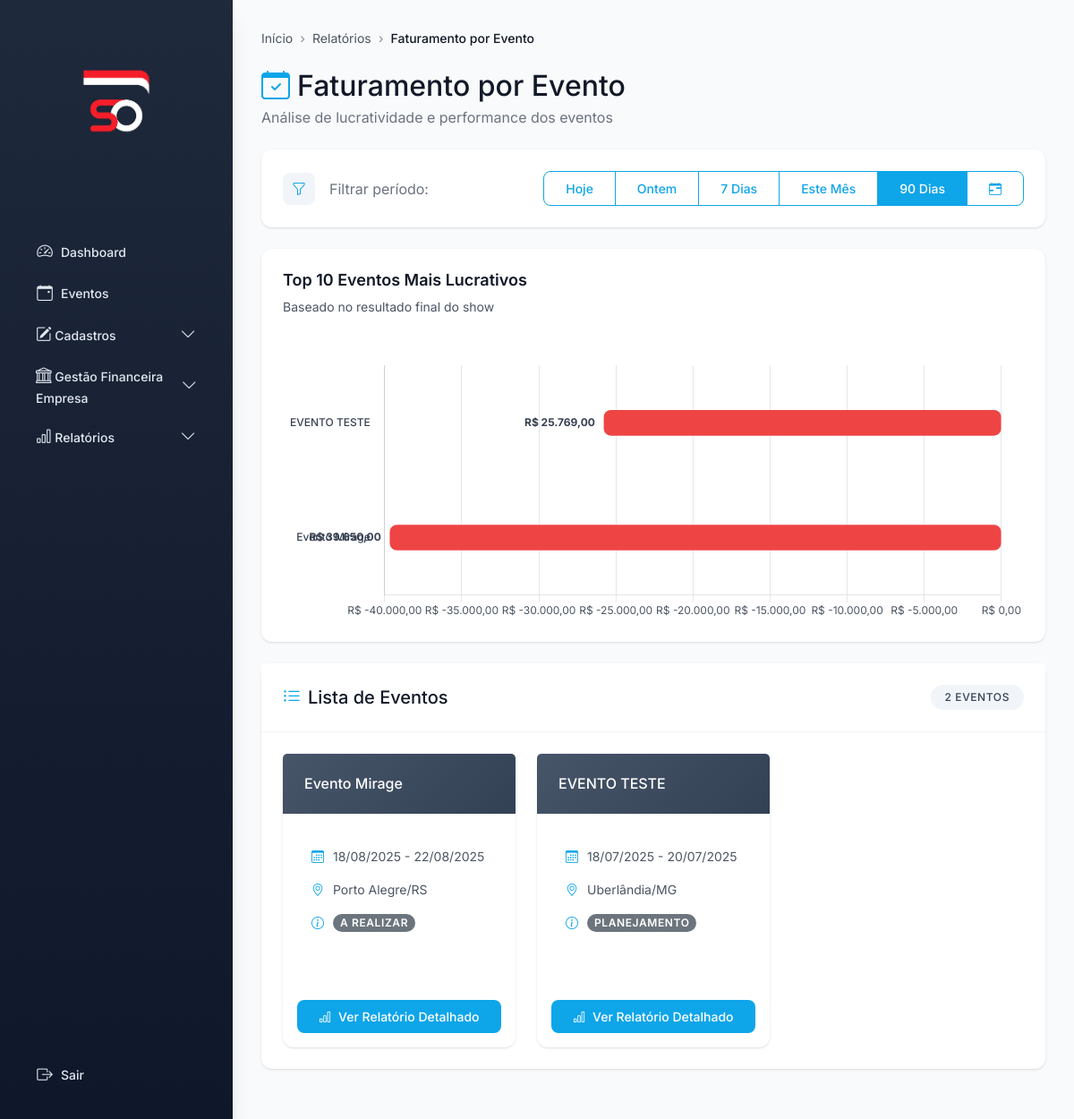
The page /relatorios/faturamento-evento (signed in) on the database as committed earlier.
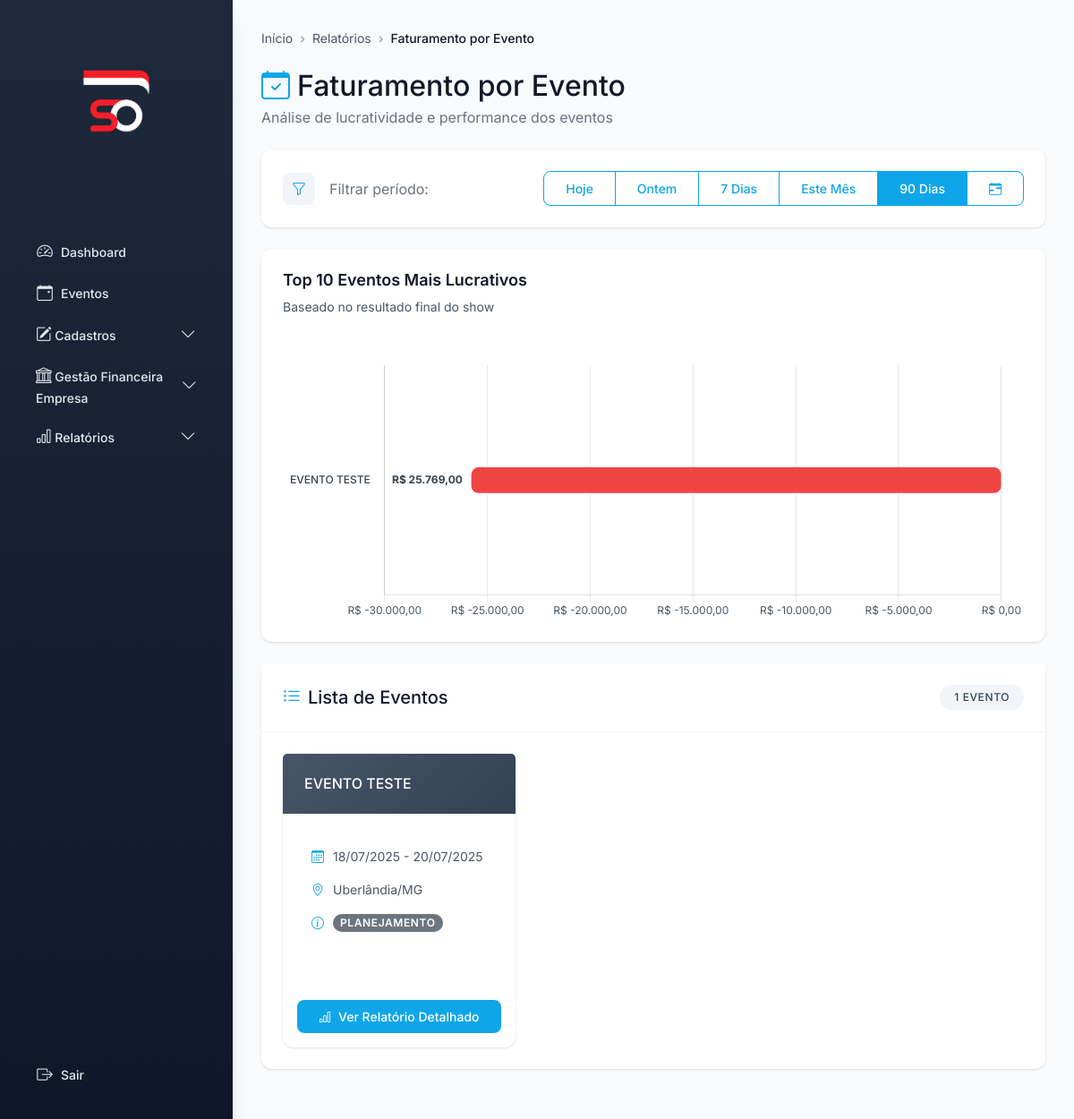
The same page on the database as committed later.
### models.py (models this page shows)
class Evento(db.Model):
    __tablename__ = 'evento'
    id_evento = db.Column(db.Integer, primary_key=True)
    nome = db.Column(db.String, nullable=False)
    data_inicio = db.Column(db.Date)
    data_fim = db.Column(db.Date)
    cidade = db.Column(db.String)
    estado = db.Column(db.String)
    endereco = db.Column(db.String)
    id_circo = db.Column(db.Integer, db.ForeignKey('circo.id_circo'))
    id_produtor = db.Column(db.Integer, db.ForeignKey('colaborador.id_colaborador'))
    status = db.Column(db.String, default='planejamento')
    observacoes = db.Column(db.String)
    despesas_evento = db.relationship('DespesaEvento', back_populates='evento', cascade='all, delete-orphan')
    receitas_evento = db.relationship('ReceitaEvento', back_populates='evento', cascade='all, delete-orphan')
    equipes_evento = db.relationship('EquipeEvento', backref='evento_equipe', cascade='all, delete-orphan')
    elencos_evento = db.relationship('ElencoEvento', backref='evento_elenco', cascade='all, delete-orphan')
    fornecedores_evento = db.relationship('FornecedorEvento', backref='evento_fornecedor', cascade='all, delete-orphan')
    veiculos_evento = db.relationship('VeiculoEvento', backref='evento_veiculo', cascade='all, delete-orphan')

### app.py (the view)
@app.route('/relatorios/faturamento-evento')
def relatorios_faturamento_evento():
    if 'user_id' not in session:
        return redirect(url_for('login'))
    usuario = Usuario.query.get(session['user_id'])
    if not usuario or not usuario.colaborador:
        flash('Erro ao carregar informações do usuário.', 'danger')
        return redirect(url_for('login'))
    is_admin = any(cat.nome.lower() == 'administrativo' for cat in usuario.colaborador.categorias)
    if not is_admin:
        is_produtor = any(cat.nome.lower() == 'produtor' for cat in usuario.colaborador.categorias)
        if not is_produtor:
            flash('Acesso restrito a administradores e produtores.', 'danger')
            return redirect(url_for('dashboard'))
    period = request.args.get('period', '90dias')
    if period == 'custom':
        data_inicio, data_fim = obter_datas_filtro_padrao(
            request.args.get('data_inicio'),
            request.args.get('data_fim')
        )
    else:
        data_fim = date.today()
        if period == 'hoje':
            data_inicio = data_fim
        elif period == 'ontem':
            data_inicio = data_fim = data_fim - timedelta(days=1)
        elif period == '7dias':
            data_inicio = data_fim - timedelta(days=7)
        elif period == '30dias':
            data_inicio = data_fim - timedelta(days=30)
        else:  # 90dias (padrão)
            data_inicio = data_fim - timedelta(days=90)
        data_inicio = data_inicio.strftime('%Y-%m-%d')
        data_fim = data_fim.strftime('%Y-%m-%d')
    eventos_query = Evento.query
    if not is_admin:
        eventos_query = eventos_query.filter_by(id_produtor=usuario.colaborador.id_colaborador)
    eventos_query = eventos_query.filter(Evento.data_inicio >= datetime.strptime(data_inicio, '%Y-%m-%d').date())
    eventos_query = eventos_query.filter(Evento.data_fim <= datetime.strptime(data_fim, '%Y-%m-%d').date())
    eventos = eventos_query.order_by(Evento.data_inicio.desc()).all()
    eventos_lucratividade = []
    for evento in eventos:
        calculo = calcular_lucro_evento(evento.id_evento)
        eventos_lucratividade.append({
            'nome': evento.nome,
            'receitas': calculo['total_receitas'],
            'despesas': calculo['total_despesas'],
            'lucro': calculo['resultado_show'],
            'evento': evento
        })
    eventos_mais_lucrativos = sorted(eventos_lucratividade, key=lambda x: x['lucro'], reverse=True)[:10]
    nomes_eventos = [e['nome'][:25] + '...' if len(e['nome']) > 25 else e['nome'] for e in eventos_mais_lucrativos]
    lucros_eventos = [e['lucro'] for e in eventos_mais_lucrativos]
    return render_template(
        'relatorios_faturamento_evento.html',
        eventos=eventos,
        data_inicio=data_inicio,
        data_fim=data_fim,
        period=period,
        nomes_eventos=nomes_eventos,
        lucros_eventos=lucros_eventos,
        total_eventos=len(eventos),
        is_admin=is_admin,
        usuario=usuario
    )

### templates/relatorios_faturamento_evento.html (shortened to what the changed rows need)
{% extends 'base.html' %}
{% block content %}
<div class="d-flex justify-content-between align-items-center mb-4">
    <div>
        <h2 class="mb-1 text-gray-900">
            <i class="bi bi-calendar-check text-primary me-2"></i>Faturamento por Evento
        </h2>
    </div>
</div>
{% set period = request.args.get('period', '90dias') %}
{% if nomes_eventos %}
<div class="chart-container mb-4">
    <div class="chart-header">
        <div>
            <h5 class="chart-title">Top 10 Eventos Mais Lucrativos</h5>
            <p class="chart-subtitle">Baseado no resultado final do show</p>
        </div>
    </div>
    <div id="chartContainer" style="position: relative; width: 100%; min-height: 300px; max-height: 600px;">
        <canvas id="eventosLucrativosChart"></canvas>
    </div>
</div>
{% endif %}
<div class="card border-0 shadow-sm">
    <div class="card-header bg-white d-flex justify-content-between align-items-center">
        <h5 class="mb-0 text-gray-900">
            <i class="bi bi-list-ul text-primary me-2"></i>Lista de Eventos
        </h5>
        <span class="badge bg-primary-light text-primary-dark px-3 py-2">
            {{ total_eventos }} evento{% if total_eventos != 1 %}s{% endif %}
        </span>
    </div>
    <div class="card-body">
        {% if eventos %}
        <div class="row g-4">
            {% for evento in eventos %}
            <div class="col-md-6 col-lg-4">
                <div class="card h-100 border-0 shadow-sm evento-card">
                    <div class="card-header evento-header">
                        <h6 class="card-title mb-0 text-white text-truncate" title="{{ evento.nome }}">
                            {{ evento.nome }}
                        </h6>
                    </div>
                    <div class="card-body">
                        <div class="info-item mb-2">
                            <i class="bi bi-calendar3"></i>
                            <span>{{ evento.data_inicio.strftime('%d/%m/%Y') }} - {{ evento.data_fim.strftime('%d/%m/%Y') }}</span>
                        </div>
                        <div class="info-item mb-2">
                            <i class="bi bi-geo-alt"></i>
                            <span>{{ evento.cidade }}/{{ evento.estado }}</span>
                        </div>
                        <div class="info-item mb-3">
                            <i class="bi bi-info-circle"></i>
                            <span class="badge rounded-pill
                                {% if evento.status == 'realizado' %}bg-success-light text-success-dark
                                {% elif evento.status == 'em andamento' %}bg-warning-light text-warning-dark
                                {% else %}bg-secondary{% endif %}">
                                {{ evento.status|title }}
                            </span>
                        </div>
                    </div>
                    <div class="card-footer bg-transparent border-0 p-3 pt-0">
                        <a href="{{ url_for('relatorio_faturamento_evento', id_evento=evento.id_evento) }}"
                           class="btn btn-primary btn-sm w-100">
                            <i class="bi bi-bar-chart me-1"></i> Ver Relatório Detalhado
                        </a>
                    </div>
                </div>
            </div>
            {% endfor %}
        </div>
        {% else %}
        <div class="text-center py-5">
            <i class="bi bi-calendar-x text-muted" style="font-size: 3rem;"></i>
            <p class="text-muted mt-3">Nenhum evento encontrado no período selecionado.</p>
        </div>
        {% endif %}
    </div>
</div>
{% endblock %}

Rows that differ between the two databases and show on the page:
removed Evento: nome "Evento Mirage", data_inicio "18/08/2025", data_fim "22/08/2025", cidade "Porto Alegre", estado "RS", status "A REALIZAR"
Other text that changed with them:
chart data {{ lucros_eventos|tojson|safe }}: [-25769.0, -39650.0] → [-25769.0]
chart data {{ nomes_eventos|tojson|safe }}: ["EVENTO TESTE", "Evento Mirage"] → ["EVENTO TESTE"]
{{ total_eventos }}: "2" → "1"
text no longer shown: "S"
